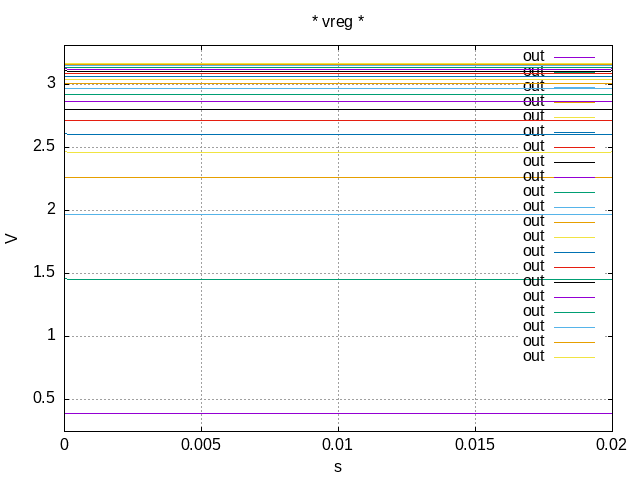

Recreate this plot in gnuplot.
set encoding utf8
set termoption noenhanced
set title "* vreg *"
set xlabel "s"
set ylabel "V"
set grid
unset logscale x 
set xrange [0.000000e+00:2.000000e-02]
unset logscale y 
set yrange [2.448576e-01:3.312900e+00]
#set xtics 1
#set x2tics 1
#set ytics 1
#set y2tics 1
set format y "%g"
set format x "%g"
plot 'voutxres.data' using 1:2 with lines lw 1 title "out",\
'voutxres.data' using 3:4 with lines lw 1 title "out",\
'voutxres.data' using 5:6 with lines lw 1 title "out",\
'voutxres.data' using 7:8 with lines lw 1 title "out",\
'voutxres.data' using 9:10 with lines lw 1 title "out",\
'voutxres.data' using 11:12 with lines lw 1 title "out",\
'voutxres.data' using 13:14 with lines lw 1 title "out",\
'voutxres.data' using 15:16 with lines lw 1 title "out",\
'voutxres.data' using 17:18 with lines lw 1 title "out",\
'voutxres.data' using 19:20 with lines lw 1 title "out",\
'voutxres.data' using 21:22 with lines lw 1 title "out",\
'voutxres.data' using 23:24 with lines lw 1 title "out",\
'voutxres.data' using 25:26 with lines lw 1 title "out",\
'voutxres.data' using 27:28 with lines lw 1 title "out",\
'voutxres.data' using 29:30 with lines lw 1 title "out",\
'voutxres.data' using 31:32 with lines lw 1 title "out",\
'voutxres.data' using 33:34 with lines lw 1 title "out",\
'voutxres.data' using 35:36 with lines lw 1 title "out",\
'voutxres.data' using 37:38 with lines lw 1 title "out",\
'voutxres.data' using 39:40 with lines lw 1 title "out",\
'voutxres.data' using 41:42 with lines lw 1 title "out"
set terminal push
set terminal png noenhanced
set out 'voutxres.png'
replot
set term pop
replot
